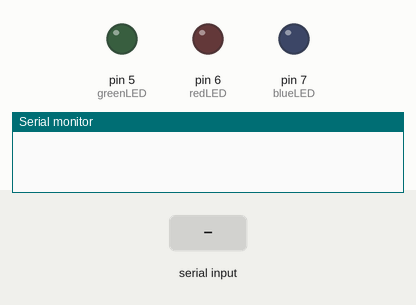
Recording of a sketch running on a simulated Arduino Uno, built with avr-gcc and run on an emulated ATmega328P. On the bench: output pins drawn as LEDs (lit = HIGH), the last lines printed to the serial monitor. The test bench sets the inputs (shaded band).

Above: at 1.2 s.
1.3 s: "1" received over Serial
At 1.45 s:
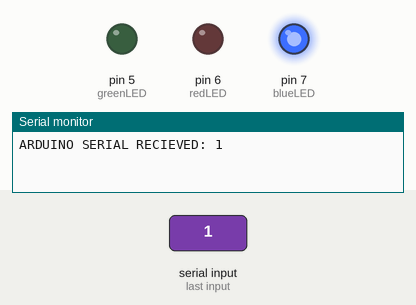
Timing chart, 0 to 4.3 s (numbered marks = the images above; inputs shaded):
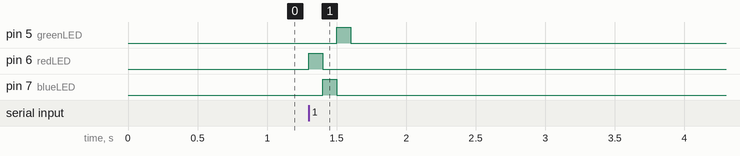

Measured:
- after the input at 1.3 s, pin 5 (greenLED): LOW → HIGH after 0.20 s, → LOW 0.10 s later; pin 6 (redLED): LOW → HIGH at once, → LOW 0.10 s later; pin 7 (blueLED): LOW → HIGH after 0.10 s, → LOW 0.10 s later

The sketch:

Ardu_LED_Hack.ino
```cpp
//Ryan Fleck - Ardu_LED_Hack.ino - uOttaHack 2018

//Define LED pins.
#define greenLED 5
#define redLED 6
#define blueLED 7

int lastVal;

void redLEDt(){
  digitalWrite(greenLED,LOW);
  digitalWrite(blueLED,LOW);
  digitalWrite(redLED,HIGH);
}
void blueLEDt(){
  digitalWrite(greenLED,LOW);
  digitalWrite(blueLED,HIGH);
  digitalWrite(redLED,LOW);
}
void greenLEDt(){
  digitalWrite(greenLED,HIGH);
  digitalWrite(blueLED,LOW);
  digitalWrite(redLED,LOW);
}


void animation(){
  redLEDt();
  delay(100);
  blueLEDt();
  delay(100);
  greenLEDt();
  delay(100);
}

void cycle(){

}

void allLow(){
  digitalWrite(greenLED,LOW);
  digitalWrite(blueLED,LOW);
  digitalWrite(redLED,LOW);
}

void setup() {
  pinMode(greenLED, OUTPUT);
  pinMode(redLED, OUTPUT);
  pinMode(blueLED, OUTPUT);
  Serial.begin(9600);
  lastVal=0;
  allLow();

}

void loop() {
  while (Serial.available() > 0) {
    int serialInputVal = Serial.read();
    serialInputVal -= 48;
    Serial.print("ARDUINO SERIAL RECIEVED: ");
    Serial.println(serialInputVal);

    if(serialInputVal == 5)
    {
      greenLEDt();
      lastVal=5;
      Serial.print("DONE");
    }
    else if(serialInputVal == 6)
    {
      redLEDt();
      lastVal=6;
      Serial.print("DONE");
    }
    else if(serialInputVal == 7)
    {
      blueLEDt();
      lastVal=7;
      Serial.print("DONE");
    }
    else if(serialInputVal == 8)//Cycle protocol.
    {
      if(lastVal==5){
        redLEDt();
        lastVal=6;
      }
      else if(lastVal==6){
        greenLEDt();
        lastVal=5;
      }
      else{
        greenLEDt();
        lastVal=5;
      }
    }
    else{
      animation();
      allLow();
      Serial.print("DONE");
    }

    delay(1);
  }
}
```
